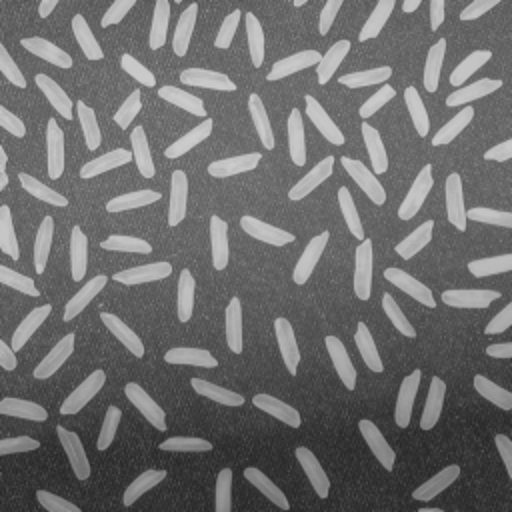
%> input picture clases/Cap01_Introducción/Matlab/rice.png, 512 x 512 px
$ octave TRAT06_blur_res.m   (GNU Octave 9; MATLAB toolbox functions it lacks are replaced by stand-ins)
%> lines starting %> are read from the running program, lines starting %| are printed output that depends on the picture
### clases/Cap06_Restauración_Imágenes/Matlab_Python/TRAT06_error_res.m
function e = error_res(th,G,h,N)

F    = zeros(N,N);
F(:) = th;
Hf   = conv2(F,h,'valid');
e    = 1e6*norm(Hf(:)-G(:))+norm(th(:));
fprintf('err = %f\n',e)

### clases/Cap06_Restauración_Imágenes/Matlab_Python/TRAT06_blur_res.m
I = imread('rice.png');
%> I is the input picture: size 512x512 uint8; min 38, max 207, mean 111.3
N = 32;
k = 9;
F = double(I(1+k:N+k,1+k:N+k));
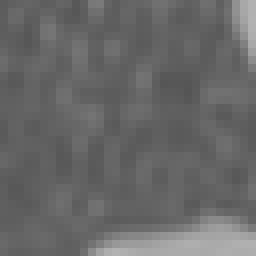
%> F: size 32x32 double (shown 8 times larger); min 85, max 178, mean 104.2
figure(1);imshow(F,[]);title('original')
n = 7;
m = (n-1)/2;
% s = n/8.5;h = fspecial('gaussian',n,s);h = h/sum(h(:));
h = ones(n,n)/n^2;
G = conv2(F,h,'valid');
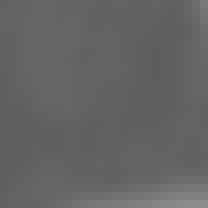
%> G: size 26x26 double (shown 8 times larger); min 93.55, max 140.4, mean 100.6
figure(2);imshow(G,[]);title('blurred')

th = zeros(N,N);
th(m+1:N-m,m+1:N-m) = G;
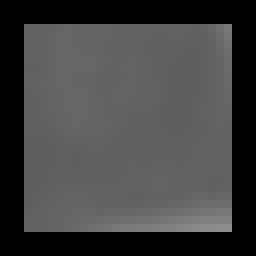
%> th: size 32x32 double (shown 8 times larger); min 0, max 140.4, mean 66.4
%> the run ends on the next line
